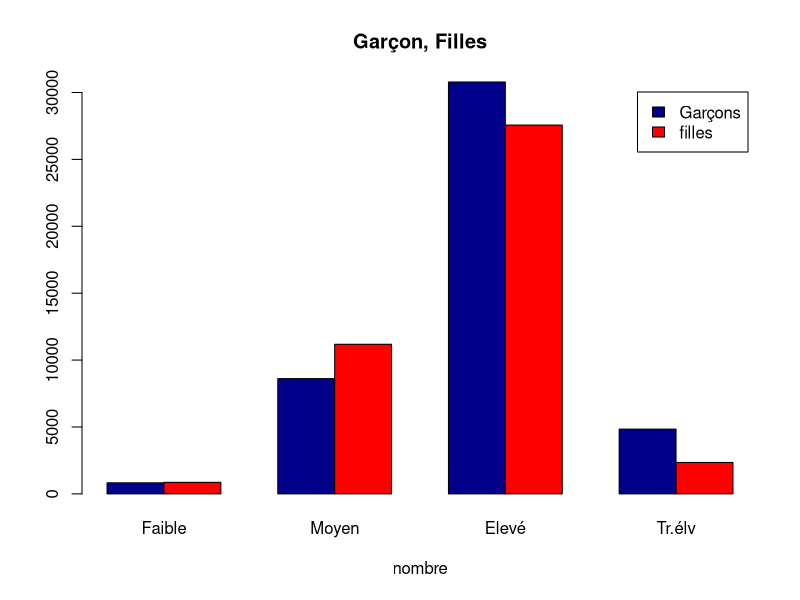

The R source for this figure:
# TP3 statistiques descriptives de Julien
# Quand la distance de Khi2 > q0.95 (table de khi2), on conclut
# que les variables sont dépandantes et selon le problème
# posé on continue (la situation maritale influence l'accepation
# ou le refus d'un dossier pour un crédit)
###### Les coefficeints C et phi ######
# C = sqrt(Dkhi2 / Dkhi2 + n) il es entre 0 et 1
# phi = sqrt(Dkhi2 / n)
# plus il sont proches de 0 plus il y a un indépendance 
# entre les deux varaibles
#######################################
## Le coefficient V de Cram ́er n ́ecessite l’utilisation de la statistique du χ
# V = sqrt(Dkhi2 / n × min{l − 1; c − 1})
# o`u n est l’effectif total de la population, c est le nombre de colonnes (nombre de modalit ́es de Y )
# et l le nombre de lignes (modalits de X).
#### interprétation ####
# Valeur du V de Cram ́er Intensite de la relation entre les variables
# inférieur à 0,10 relation nulle ou très faible
# entre       0,10 et 0,20 relation faible
# entre       0,20 et 0,30 relation moyenne
# au dessus de 0,30 relation forte

##################### TP ################
### 3.1
# i, deux f çons de faire
poidstaille=cbind(c(830,862),c(8615,11183),c(30784,2756),c(4839,2348)) # columns concate
poidstaille=rbind(c(830,8615,30784,4839),c(862,11183,27566,2348)) # rows bind
# ii, donner des noms aux lignes
rownames(poidstaille)=c("Garçons","filles")
# iii, on ajoute les modalités pour les colonnes
colnames(poidstaille)=c("Faible","Moyen","Elevé","Tr.élv")
### 3.2
# i, somme totale des effectifs
sum(poidstaille)
# ii, le tableau des fréquences
frequences = poidstaille/sum(poidstaille)
# la table des fréquences, on peut l'obtenir avec la commande
prop.table(poidstaille)
### 3.3
# i, La distribution de Y pour les garçons
poidstaille[1,]
poidstaille[1,]/sum(poidstaille[1,]) #fréquences par rapport à l'effectif de garçons
# ii, La distribution de Y pour les filles
poidstaille[2,]
poidstaille[2,]/sum(poidstaille[2,]) #fréquences par rapport à l'effectif de filles
# iii, tracer diagramme en batons
barplot(poidstaille,main = 'Garçon, Filles', xlab = "nombre", 
        legend=row.names(poidstaille), beside = TRUE, col=c("darkblue", "red"))

### 3.4
# i, les marges
frequences = addmargins(frequences)
